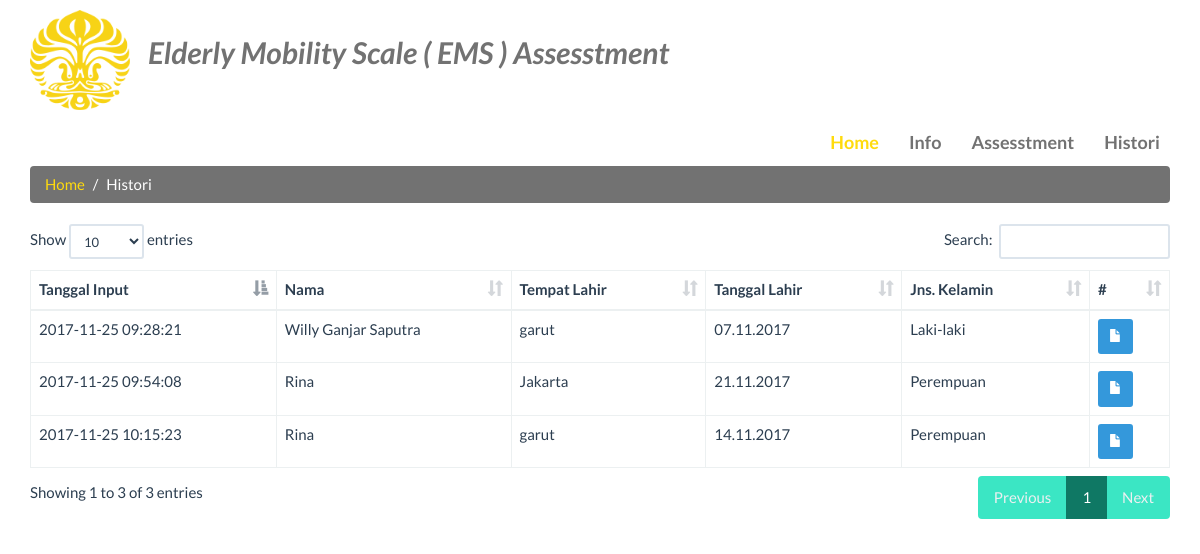
The app's page /index.php/histori, older data.
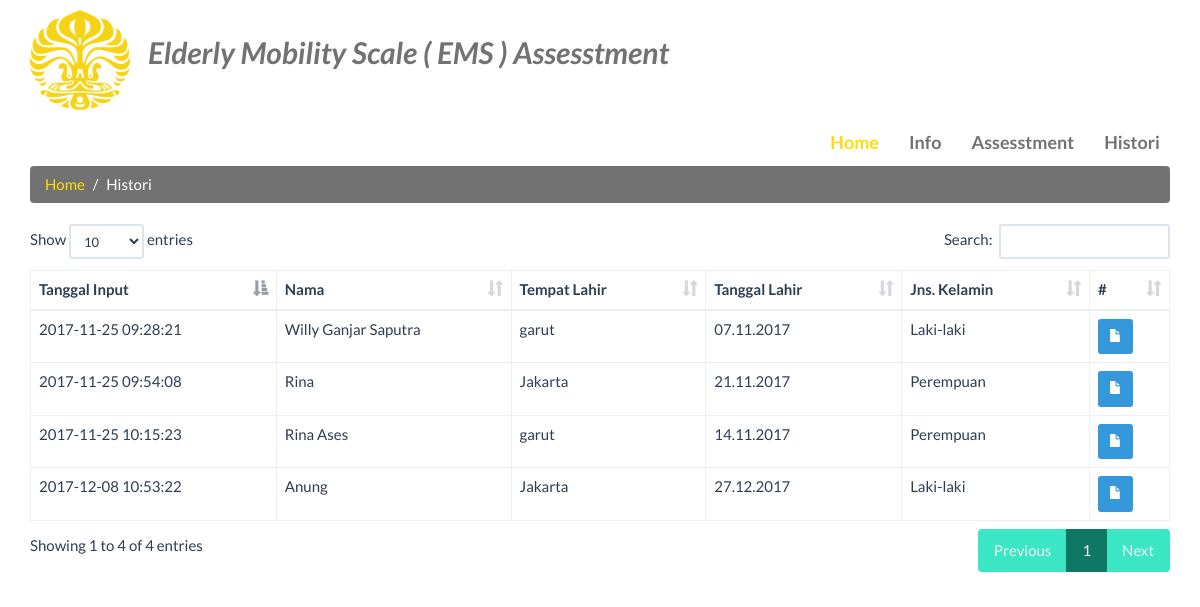
The same page, newer data.
### tables this page shows
CREATE TABLE `data_pasien` (
  `id_pasien` int(8) NOT NULL,
  `nama` varchar(80) NOT NULL,
  `tempat_lahir` varchar(50) NOT NULL,
  `tgl_lahir` date NOT NULL,
  `jenkel` varchar(1) NOT NULL,
  `riwayat` text NOT NULL,
  `malu` int(1) NOT NULL,
  `bersalah` int(1) NOT NULL,
  `merendah` int(1) NOT NULL,
  `menarik` int(1) NOT NULL,
  `percaya` int(1) NOT NULL,
  `menciderai` int(1) NOT NULL,
  `hasil` varchar(8) NOT NULL,
  `created_at` datetime NOT NULL,
  `flagases` varchar(1) NOT NULL DEFAULT 'N'
);

### application/models/Mform.php (called while the page is built, shortened)
<?php
Class Mform extends CI_Model
{
	function listDataKlien(){
		$query="select
				a.*, date_format( a.created_at,'%Y-%m-%d %H:%i:%s') as created_at,
				date_format(a.tgl_lahir,'%d.%m.%Y') as tgl_lahir,
				(
				case
					when a.jenkel ='L' then 'Laki-laki'
					when a.jenkel ='P' then 'Perempuan'
					else ''
				end
				) as jenkel
				from data_pasien a";
		$recordset = $this->db->query($query);
		$recordset = $recordset->result();
		return $recordset;
	}
}
?>

### index.php (called while the page is built, shortened)
<?php
require_once BASEPATH.'core/CodeIgniter.php';

### application/controllers/Histori.php (the view, shortened to what this page needs)
<?php
class Histori extends CI_Controller {
	public function __construct(){
        $this->load->model('Mform','mf');
    }
	public function index()
	{
		$list = $this->mf->listDataKlien();
		$hasil="";
		foreach($list as $l){
			$detail="<a href='".base_url()."histori/detail?id=".$l->id_pasien."' class='btn btn-sm btn-info'><span class='glyphicon glyphicon-file' aria-hidden='true'></span></a>";
			$hasil.="<tr>";
			$hasil.="<td>".$l->created_at."</td>";
			$hasil.="<td>".$l->nama."</td>";
			$hasil.="<td>".$l->tempat_lahir."</td>";
			$hasil.="<td>".$l->tgl_lahir."</td>";
			$hasil.="<td>".$l->jenkel."</td>";
			$hasil.="<td>".$detail."</td>";
			$hasil.="</tr>";
		}
		$data['hasil']=$hasil;
		$this->load->view('histori',$data);
	}
}

### application/views/header.php (shortened to what this page needs)
<!DOCTYPE html>
<html lang="en">
  <head>
    <link href="<?php echo base_url();?>dist/css/flatly-bootstrap.min.css" rel="stylesheet">
    <link href="<?php echo base_url();?>dist/css/dataTables.bootstrap.min.css" rel="stylesheet">
    <link href="<?php echo base_url();?>dist/css/bootstrap-datepicker.min.css" rel="stylesheet">
  </head>
  <body>
    <div class="container">
      <div class="logo">
      <img src="<?php echo base_url();?>dist/images/makara-ui.png" alt="" >
      <b class="judul">Elderly Mobility Scale ( EMS ) Assesstment</b>
      </div>
      <div id="menu-custom">
      <ul class="">
            <li ><a href="/ems" class="active">Home</a></li>
            <li><a href="<?php  echo site_url('info');?>">Info</a></li>
            <li><a href="<?php  echo site_url('form');?>">Assesstment</a></li>
            <li><a href="<?php  echo site_url('histori');?>">Histori</a></li>
          </ul>
      </div>
    </div>
<div class="container">

### application/views/histori.php
<?php include("header.php"); ?>
<ol class="breadcrumb">
  <li><a href="/ems">Home</a></li>
  <li class="active">Histori</li>
</ol>
<table class="table table-bordered" id="datatable">
<thead>
    <tr>
        <th>Tanggal Input</th>
        <th>Nama</th>
        <th>Tempat Lahir</th>
        <th>Tanggal Lahir</th>
        <th>Jns. Kelamin</th>
        <th>#</th>
    </tr>
</thead>
<tbody>
    <?php echo $hasil; ?>
</tbody>
</table>
<?php include("footer.php"); ?>

### application/views/footer.php (shortened to what this page needs)
</div>
  </body>
</html>

### application/views/header.php (style rules this page uses)
.logo { margin:10px 0px; }
.logo img { width:100px; }
#menu-custom { margin:10px 0px; }
#menu-custom ul { margin:0px; padding:0px; float:right; }
#menu-custom li { list-style:none; float:left; }
#menu-custom a { display:block; padding:10px 10px 10px 20px; font-size:1.2em; color:#727272; font-weight:bold; }
#menu-custom a.active { color:#ffdb0d; }
a { color:#ffdb0d; }
.breadcrumb { background-color:#727272; }
.breadcrumb li.active { color:#ffffff; }
.breadcrumb>li+li:before { color:#ffffff; }
.breadcrumb a { color:#ffdb0d; font-style:underline; }
.judul { margin-left:15px; font-size:2em; color:#727272; font-style:italic; }

Row changes from the older to the newer data that the page shows:
changed data_pasien: nama "Rina" → "Rina Ases"
added data_pasien: created_at "2017-12-08 10:53:22", nama "Anung", tempat_lahir "Jakarta", tgl_lahir "27.12.2017", jenkel "Laki-laki"
Text that changed along with them:
text written by a page script: "Show entries Search: Showing 1 to 3 of 3 entries Previous 1 Next" → "Show entries Search: Showing 1 to 4 of 4 entries Previous 1 Next"
